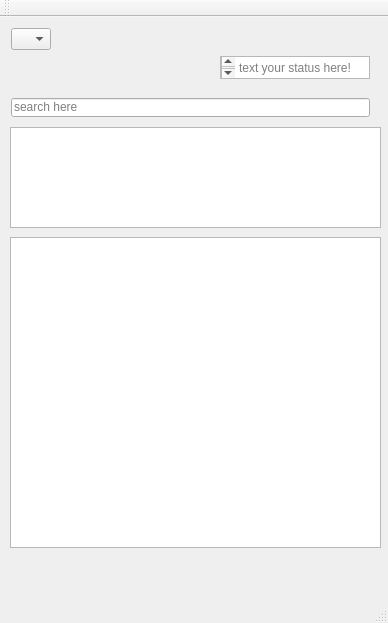
<?xml version="1.0" encoding="UTF-8"?>
<ui version="4.0">
 <class>MainWindow</class>
 <widget class="QMainWindow" name="MainWindow">
  <property name="geometry">
   <rect>
    <x>0</x>
    <y>0</y>
    <width>388</width>
    <height>623</height>
   </rect>
  </property>
  <property name="sizePolicy">
   <sizepolicy hsizetype="Preferred" vsizetype="Preferred">
    <horstretch>0</horstretch>
    <verstretch>0</verstretch>
   </sizepolicy>
  </property>
  <property name="acceptDrops">
   <bool>true</bool>
  </property>
  <property name="windowTitle">
   <string>Communicator</string>
  </property>
  <property name="windowIcon">
   <iconset resource="resource.qrc">
    <normaloff>:/images/timg.jpg</normaloff>:/images/timg.jpg</iconset>
  </property>
  <widget class="QWidget" name="centralWidget">
   <widget class="QWidget" name="verticalLayoutWidget">
    <property name="geometry">
     <rect>
      <x>0</x>
      <y>0</y>
      <width>381</width>
      <height>73</height>
     </rect>
    </property>
    <layout class="QVBoxLayout" name="verticalLayout">
     <item>
      <widget class="QComboBox" name="status">
       <property name="sizePolicy">
        <sizepolicy hsizetype="Minimum" vsizetype="Minimum">
         <horstretch>0</horstretch>
         <verstretch>0</verstretch>
        </sizepolicy>
       </property>
       <property name="maximumSize">
        <size>
         <width>40</width>
         <height>16777215</height>
        </size>
       </property>
       <property name="editable">
        <bool>false</bool>
       </property>
       <property name="currentText">
        <string/>
       </property>
      </widget>
     </item>
     <item>
      <widget class="QPlainTextEdit" name="profile">
       <property name="maximumSize">
        <size>
         <width>150</width>
         <height>30</height>
        </size>
       </property>
       <property name="layoutDirection">
        <enum>Qt::RightToLeft</enum>
       </property>
       <property name="sizeAdjustPolicy">
        <enum>QAbstractScrollArea::AdjustToContentsOnFirstShow</enum>
       </property>
       <property name="placeholderText">
        <string>text your status here!</string>
       </property>
      </widget>
     </item>
    </layout>
   </widget>
   <widget class="QWidget" name="verticalLayoutWidget_2">
    <property name="geometry">
     <rect>
      <x>0</x>
      <y>70</y>
      <width>381</width>
      <height>41</height>
     </rect>
    </property>
    <layout class="QVBoxLayout" name="verticalLayout_2">
     <item>
      <widget class="QLineEdit" name="peersearch">
       <property name="enabled">
        <bool>true</bool>
       </property>
       <property name="sizePolicy">
        <sizepolicy hsizetype="Expanding" vsizetype="Minimum">
         <horstretch>0</horstretch>
         <verstretch>0</verstretch>
        </sizepolicy>
       </property>
       <property name="maximumSize">
        <size>
         <width>16777215</width>
         <height>30</height>
        </size>
       </property>
       <property name="focusPolicy">
        <enum>Qt::ClickFocus</enum>
       </property>
       <property name="alignment">
        <set>Qt::AlignLeading|Qt::AlignLeft|Qt::AlignTop</set>
       </property>
       <property name="placeholderText">
        <string>search here</string>
       </property>
       <property name="clearButtonEnabled">
        <bool>true</bool>
       </property>
      </widget>
     </item>
    </layout>
   </widget>
   <widget class="QListWidget" name="search">
    <property name="geometry">
     <rect>
      <x>10</x>
      <y>110</y>
      <width>371</width>
      <height>101</height>
     </rect>
    </property>
   </widget>
   <widget class="QListWidget" name="userlist">
    <property name="geometry">
     <rect>
      <x>10</x>
      <y>220</y>
      <width>371</width>
      <height>311</height>
     </rect>
    </property>
   </widget>
  </widget>
  <widget class="QMenuBar" name="menuBar">
   <property name="geometry">
    <rect>
     <x>0</x>
     <y>0</y>
     <width>388</width>
     <height>22</height>
    </rect>
   </property>
  </widget>
  <widget class="QToolBar" name="mainToolBar">
   <attribute name="toolBarArea">
    <enum>TopToolBarArea</enum>
   </attribute>
   <attribute name="toolBarBreak">
    <bool>false</bool>
   </attribute>
  </widget>
  <widget class="QStatusBar" name="statusBar"/>
 </widget>
 <layoutdefault spacing="6" margin="11"/>
 <resources>
  <include location="resource.qrc"/>
 </resources>
 <connections/>
</ui>
